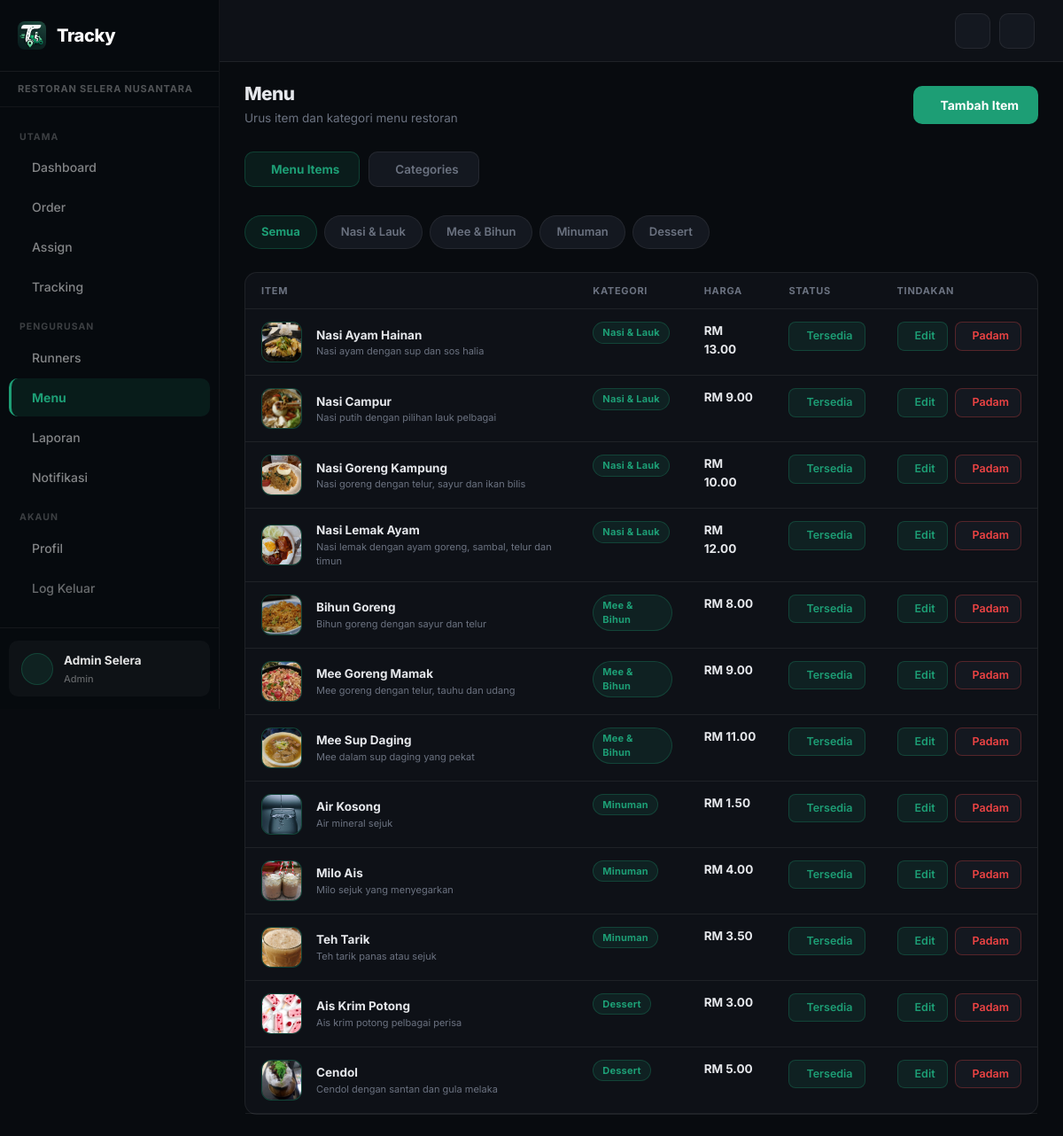
The app's page /admin/admin_menu.php (signed in) with its own data.
### tables this page shows
CREATE TABLE restaurants (
  id INT AUTO_INCREMENT PRIMARY KEY,
  name VARCHAR(100) NOT NULL DEFAULT 'Restoran Tracky',
  slug VARCHAR(80) UNIQUE,
  address TEXT,
  phone VARCHAR(20),
  email VARCHAR(100),
  logo VARCHAR(255),
  cover_image VARCHAR(255),
  accent_color VARCHAR(20) NOT NULL DEFAULT '#1D9E75',
  delivery_fee DECIMAL(10,2) DEFAULT 5.00,
  free_delivery_min DECIMAL(10,2) DEFAULT 30.00,
  operating_hours VARCHAR(100) DEFAULT '8:00 AM - 10:00 PM',
  is_open TINYINT DEFAULT 1,
  is_active TINYINT NOT NULL DEFAULT 1,
  created_at TIMESTAMP DEFAULT CURRENT_TIMESTAMP
);

CREATE TABLE categories (
  id INT AUTO_INCREMENT PRIMARY KEY,
  restaurant_id INT NULL,
  name VARCHAR(100) NOT NULL,
  description TEXT,
  is_active TINYINT DEFAULT 1,
  sort_order INT DEFAULT 0,
  INDEX idx_categories_restaurant (restaurant_id),
  FOREIGN KEY (restaurant_id) REFERENCES restaurants(id)
);

CREATE TABLE menu_items (
  id INT AUTO_INCREMENT PRIMARY KEY,
  restaurant_id INT NULL,
  category_id INT NOT NULL,
  name VARCHAR(150) NOT NULL,
  description TEXT,
  image VARCHAR(255) NULL,
  price DECIMAL(10,2) NOT NULL,
  is_available TINYINT DEFAULT 1,
  created_at TIMESTAMP DEFAULT CURRENT_TIMESTAMP,
  INDEX idx_menu_items_restaurant (restaurant_id),
  FOREIGN KEY (category_id) REFERENCES categories(id),
  FOREIGN KEY (restaurant_id) REFERENCES restaurants(id)
);

### includes/functions.php (called while the page is built, shortened)
<?php
function asset(string $rel): string
{
    $rel = ltrim($rel, '/');
    $fs = dirname(__DIR__) . '/' . $rel;
    $v = is_file($fs) ? filemtime($fs) : 1;
    return '/tracky/' . $rel . '?v=' . $v;
}
function menuImageUrl(?string $path): string
{
    return '/tracky/' . ltrim($path, '/');
}
function formatPrice(float $price): string
{
    return 'RM ' . number_format($price, 2);
}
function e(?string $value): string
{
    return htmlspecialchars($value ?? '', ENT_QUOTES, 'UTF-8');
}
function getRestaurant(mysqli $conn, ?int $id = null): ?array
{
    if ($id !== null && $id > 0) {
        $stmt = mysqli_prepare($conn, 'SELECT * FROM restaurants WHERE id = ? LIMIT 1');
        mysqli_stmt_bind_param($stmt, 'i', $id);
        mysqli_stmt_execute($stmt);
        $row = mysqli_fetch_assoc(mysqli_stmt_get_result($stmt));
        return $row ?: null;
    }
    $res = mysqli_query($conn, 'SELECT * FROM restaurants ORDER BY id ASC LIMIT 1');
    return $res ? mysqli_fetch_assoc($res) : null;
}
function activeRestaurantId(): int
{
    $role = $_SESSION['role'] ?? '';
    return (int) ($_SESSION['restaurant_id'] ?? 0);
}

### admin/admin_menu.php (the view, shortened to what this page needs)
<?php
require_once __DIR__ . '/../includes/db.php';
require_once __DIR__ . '/../includes/functions.php';
$tab = $_GET['tab'] ?? 'items';
$rid = activeRestaurantId();
$categories = mysqli_query($conn, "SELECT * FROM categories WHERE restaurant_id=$rid ORDER BY sort_order");
$cat_filter = (int)($_GET['category'] ?? 0);
$item_sql = "SELECT m.*, c.name cat_name FROM menu_items m JOIN categories c ON c.id=m.category_id WHERE m.restaurant_id=$rid";
$item_sql .= ' ORDER BY c.sort_order, m.name';
$items = mysqli_query($conn, $item_sql);
require_once __DIR__ . '/../includes/admin_layout_start.php';
?>
<div class="page-header">
  <div class="page-header-left">
    <h4>Menu</h4>
    <p>Urus item dan kategori menu restoran</p>
  </div>
  <div class="page-header-right">
    <?php if ($tab === 'items'): ?>
    <button class="btn-tracky" data-bs-toggle="modal" data-bs-target="#addItemModal" style="display:inline-flex;align-items:center;gap:8px;font-size:14px;padding:11px 22px">
      <i class="ti ti-plus" style="font-size:18px"></i> Tambah Item
    </button>
    <?php endif; ?>
  </div>
</div>
<div class="orders-status-nav">
  <a href="?tab=items" class="status-tab <?= $tab==='items'?'active':'' ?>"><i class="ti ti-tools-kitchen-2"></i> Menu Items</a>
  <a href="?tab=categories" class="status-tab <?= $tab==='categories'?'active':'' ?>"><i class="ti ti-tag"></i> Categories</a>
</div>
<?php if ($tab === 'categories'): ?>
<div class="row g-4">
  <div class="col-md-4">
    <div class="card">
      <div class="card-header">Tambah Kategori</div>
      <div class="card-body">
        <form method="post">
          <input type="hidden" name="action" value="add_category">
          <div class="mb-3"><label class="form-label">Nama Kategori</label><input name="name" class="form-control" placeholder="cth: Minuman" required></div>
          <div class="mb-3"><label class="form-label">Penerangan</label><input name="description" class="form-control" placeholder="Penerangan ringkas"></div>
          <div class="mb-3"><label class="form-label">Susunan</label><input name="sort_order" type="number" class="form-control" value="0"></div>
          <button class="btn-tracky"><i class="ti ti-plus"></i> Tambah</button>
        </form>
      </div>
    </div>
  </div>
  <div class="col-md-8">
    <div class="card">
      <div class="card-header">Senarai Kategori</div>
      <div class="table-responsive">
        <table class="table mb-0"><thead><tr><th>Nama</th><th>Urutan</th><th>Status</th><th>Tindakan</th></tr></thead><tbody>
        <?php mysqli_data_seek($categories, 0); while ($c = mysqli_fetch_assoc($categories)): ?>
        <tr>
          <td>
            <div style="font-weight:700;color:var(--text)"><?= e($c['name']) ?></div>
            <div style="font-size:11px;color:var(--muted)"><?= e($c['description']) ?></div>
          </td>
          <td style="color:var(--muted)"><?= (int)$c['sort_order'] ?></td>
          <td>
            <button type="button" class="btn-icon btn-toggle-cat <?= $c['is_active']?'primary':'' ?>" data-id="<?= (int)$c['id'] ?>">
              <?= $c['is_active']?'<i class="ti ti-check"></i> Active':'<i class="ti ti-eye-off"></i> Off' ?>
            </button>
          </td>
          <td><div class="btn-actions">
            <button type="button" class="btn-icon primary btn-edit-cat" data-id="<?= (int)$c['id'] ?>" data-name="<?= e($c['name']) ?>" data-desc="<?= e($c['description']) ?>" data-sort="<?= (int)$c['sort_order'] ?>"><i class="ti ti-edit"></i> Edit</button>
            <form method="post" class="d-inline" onsubmit="return confirm('Padam kategori ini?')">
              <input type="hidden" name="action" value="delete_category">
              <input type="hidden" name="id" value="<?= (int)$c['id'] ?>">
              <button class="btn-icon danger"><i class="ti ti-trash"></i> Padam</button>
            </form>
          </div></td>
        </tr>
        <?php endwhile; ?>
        </tbody></table>
      </div>
    </div>
  </div>
</div>
<div class="modal fade" id="editCatModal"><div class="modal-dialog"><form method="post" class="modal-content">
  <div class="modal-header"><h5 class="modal-title">Edit Kategori</h5><button type="button" class="btn-close" data-bs-dismiss="modal"></button></div>
  <div class="modal-body">
    <input type="hidden" name="action" value="edit_category"><input type="hidden" name="id" id="edit-cat-id">
    <div class="mb-3"><label class="form-label">Nama</label><input name="name" id="edit-cat-name" class="form-control" required></div>
    <div class="mb-3"><label class="form-label">Penerangan</label><input name="description" id="edit-cat-desc" class="form-control"></div>
    <div class="mb-3"><label class="form-label">Susunan</label><input name="sort_order" id="edit-cat-sort" type="number" class="form-control"></div>
  </div>
  <div class="modal-footer"><button type="button" class="btn btn-outline-secondary" data-bs-dismiss="modal">Batal</button><button class="btn-tracky">Simpan</button></div>
</form></div></div>
<?php
$page_scripts = <<<'HTML'
<script>
(function () {
  document.querySelectorAll('.btn-toggle-cat').forEach(btn => btn.addEventListener('click', async () => {
    const fd = new FormData();
    fd.append('action', 'toggle_category');
    fd.append('id', btn.dataset.id);
    fd.append('ajax', '1');
    const res = await fetch(location.pathname + '?tab=categories', { method: 'POST', body: fd, credentials: 'same-origin' });
    const data = await res.json();
    if (data.success) {
      const on = btn.classList.contains('primary');
      btn.classList.toggle('primary', !on);
      btn.innerHTML = !on ? '<i class="ti ti-check"></i> Active' : '<i class="ti ti-eye-off"></i> Off';
    }
  }));
  const catModalEl = document.getElementById('editCatModal');
  if (catModalEl) {
    const editCatModal = bootstrap.Modal.getOrCreateInstance(catModalEl);
    document.querySelectorAll('.btn-edit-cat').forEach(btn => {
      btn.addEventListener('click', () => {
        document.getElementById('edit-cat-id').value = btn.dataset.id;
        document.getElementById('edit-cat-name').value = btn.dataset.name || '';
        document.getElementById('edit-cat-desc').value = btn.dataset.desc || '';
        document.getElementById('edit-cat-sort').value = btn.dataset.sort || '0';
        editCatModal.show();
      });
    });
  }
})();
</script>
HTML;
?>
<?php else: ?>
<div class="filter-bar">
  <div class="filter-bar-tabs">
    <a href="?tab=items" class="filter-tab <?= !$cat_filter?'active':'' ?>">Semua</a>
    <?php mysqli_data_seek($categories, 0); while ($c = mysqli_fetch_assoc($categories)): ?>
    <a href="?tab=items&category=<?= (int)$c['id'] ?>" class="filter-tab <?= $cat_filter==$c['id']?'active':'' ?>"><?= e($c['name']) ?></a>
    <?php endwhile; ?>
  </div>
</div>
<div class="card">
  <div class="table-responsive">
    <table class="table mb-0"><thead><tr><th>Item</th><th>Kategori</th><th>Harga</th><th>Status</th><th>Tindakan</th></tr></thead><tbody>
    <?php while ($m = mysqli_fetch_assoc($items)): ?>
    <tr>
      <td>
        <div class="d-flex align-items-center gap-3">
          <?php if (!empty($m['image'])): ?>
          <div class="menu-img-icon" style="padding:0;overflow:hidden"><img src="<?= e(menuImageUrl($m['image'])) ?>" alt="<?= e($m['name']) ?>" style="width:100%;height:100%;object-fit:cover"></div>
          <?php else: ?>
          <div class="menu-img-icon"><i class="ti ti-tools-kitchen-2"></i></div>
          <?php endif; ?>
          <div>
            <div style="font-weight:700;color:var(--text)"><?= e($m['name']) ?></div>
            <div style="font-size:11px;color:var(--muted)"><?= e($m['description']) ?></div>
          </div>
        </div>
      </td>
      <td><span class="badge-status status-assigned" style="font-size:11px"><?= e($m['cat_name']) ?></span></td>
      <td style="font-weight:700;color:var(--primary)"><?= formatPrice((float)$m['price']) ?></td>
      <td>
        <button type="button" class="btn-icon btn-toggle-avail <?= $m['is_available']?'primary':'' ?>" data-id="<?= (int)$m['id'] ?>">
          <?= $m['is_available']?'<i class="ti ti-check"></i> Tersedia':'<i class="ti ti-eye-off"></i> Habis' ?>
        </button>
      </td>
      <td><div class="btn-actions">
        <button type="button" class="btn-icon primary btn-edit-menu"
          data-id="<?= (int)$m['id'] ?>"
          data-name="<?= e($m['name']) ?>"
          data-cat="<?= (int)$m['category_id'] ?>"
          data-desc="<?= e($m['description'] ?? '') ?>"
          data-price="<?= (float)$m['price'] ?>"
          data-img="<?= e(menuImageUrl($m['image'] ?? '')) ?>"
          data-avail="<?= (int)$m['is_available'] ?>">
          <i class="ti ti-edit"></i> Edit
        </button>
        <form method="post" class="d-inline" onsubmit="return confirm('Padam item ini?')">
          <button class="btn-icon danger"><i class="ti ti-trash"></i> Padam</button>
        </form>
      </div></td>
    </tr>
    <?php endwhile; ?>
    </tbody></table>
  </div>
</div>
<?php endif; require_once __DIR__ . '/../includes/admin_layout_end.php'; ?>

### includes/admin_layout_start.php (shortened to what this page needs)
<?php
require_once __DIR__ . '/db.php';
require_once __DIR__ . '/functions.php';
$active_rid = activeRestaurantId();
$restaurant = getRestaurant($conn, $active_rid);
$restaurant_name = $restaurant['name'] ?? 'Restoran Tracky';
$restaurant_logo = restaurantAsset($restaurant['logo'] ?? null);
$is_superadmin = ($_SESSION['role'] ?? '') === 'superadmin';
$all_restaurants = [];
$current = basename($_SERVER['PHP_SELF']);
?>
<!DOCTYPE html>
<html lang="ms">
<head>
  <link href="https://cdn.jsdelivr.net/npm/bootstrap@5.3.0/dist/css/bootstrap.min.css" rel="stylesheet">
  <link href="https://cdn.jsdelivr.net/npm/@tabler/icons-webfont@3.44.0/dist/tabler-icons.min.css" rel="stylesheet">
  <link href="<?= asset('assets/css/admin.css') ?>" rel="stylesheet">
</head>
<body>
<div class="wrapper d-flex">
  <aside class="sidebar" id="sidebar">
    <div class="sidebar-brand">
      <img src="/tracky/assets/img/icon.png" alt="Tracky" class="brand-img">
      <span>Tracky</span>
    </div>
    <?php if ($is_superadmin): ?>
    <div class="sidebar-restaurant sa-switcher">
      <label>Mengurus Restoran</label>
      <select onchange="location.href='/tracky/admin/admin_dashboard.php?manage_restaurant='+this.value">
        <?php foreach ($all_restaurants as $rr): ?>
        <option value="<?= (int)$rr['id'] ?>" <?= (int)$rr['id'] === $active_rid ? 'selected' : '' ?>><?= e($rr['name']) ?></option>
        <?php endforeach; ?>
      </select>
    </div>
    <?php else: ?>
    <div class="sidebar-restaurant">
      <?php if ($restaurant_logo): ?><img src="<?= e($restaurant_logo) ?>" alt="" style="width:18px;height:18px;border-radius:4px;object-fit:cover;margin-right:6px;vertical-align:middle"><?php endif; ?><?= e($restaurant_name) ?>
    </div>
    <?php endif; ?>
    <nav class="sidebar-nav">
      <div class="nav-label">Utama</div>
      <a href="/tracky/admin/admin_dashboard.php" class="nav-item <?= $current === 'admin_dashboard.php' ? 'active' : '' ?>">
        <i class="ti ti-layout-dashboard"></i> Dashboard
      </a>
      <a href="/tracky/admin/admin_orders.php" class="nav-item <?= $current === 'admin_orders.php' ? 'active' : '' ?>">
        <i class="ti ti-shopping-bag"></i> Order
      </a>
      <a href="/tracky/admin/admin_assign.php" class="nav-item <?= $current === 'admin_assign.php' ? 'active' : '' ?>">
        <i class="ti ti-route"></i> Assign
      </a>
      <a href="/tracky/admin/admin_tracking.php" class="nav-item <?= $current === 'admin_tracking.php' ? 'active' : '' ?>">
        <i class="ti ti-map-pin"></i> Tracking
      </a>
      <div class="nav-label">Pengurusan</div>
      <a href="/tracky/admin/admin_runners.php" class="nav-item <?= $current === 'admin_runners.php' ? 'active' : '' ?>">
        <i class="ti ti-users"></i> Runners
      </a>
      <a href="/tracky/admin/admin_menu.php" class="nav-item <?= $current === 'admin_menu.php' ? 'active' : '' ?>">
        <i class="ti ti-tools-kitchen-2"></i> Menu
      </a>
      <a href="/tracky/admin/admin_reports.php" class="nav-item <?= $current === 'admin_reports.php' ? 'active' : '' ?>">
        <i class="ti ti-chart-bar"></i> Laporan
      </a>
      <a href="/tracky/admin/admin_notifications.php" class="nav-item <?= $current === 'admin_notifications.php' ? 'active' : '' ?>">
        <i class="ti ti-bell"></i> Notifikasi
      </a>
      <div class="nav-label">Akaun</div>
      <a href="/tracky/admin/admin_profile.php" class="nav-item <?= $current === 'admin_profile.php' ? 'active' : '' ?>">
        <i class="ti ti-user"></i> Profil
      </a>
      <a href="/tracky/logout.php" class="nav-item" style="color:rgba(255,255,255,0.4)">
        <i class="ti ti-logout"></i> Log Keluar
      </a>
    </nav>
    <div class="sidebar-footer">
      <div class="sidebar-user">
        <div class="sidebar-avatar"><i class="ti ti-user-circle"></i></div>
        <div>
          <div class="sidebar-user-name"><?= e($_SESSION['name'] ?? '') ?></div>
          <div class="sidebar-user-role"><?= e(ucfirst($_SESSION['role'] ?? '')) ?></div>
        </div>
      </div>
    </div>
  </aside>
  <main class="main" id="main-content">
    <div class="topbar">
      <div class="topbar-actions">
        <button class="theme-toggle-btn" id="themeToggle" onclick="toggleTheme()">
        </button>
        <a href="/tracky/admin/admin_notifications.php" class="notif-btn" title="Notifikasi">
        </a>
      </div>
    </div>
    <div class="content">

### records on screen
restaurants: name "RESTORAN SELERA NUSANTARA"
categories: name "Nasi & Lauk"
categories: name "Mee & Bihun"
categories: name "Minuman"
categories: name "Dessert"
menu_items: image (picture), name "Nasi Ayam Hainan", description "Nasi ayam dengan sup dan sos halia", category.name "Nasi & Lauk", price "RM 13.00", is_available "Tersedia"
menu_items: image (picture), name "Nasi Campur", description "Nasi putih dengan pilihan lauk pelbagai", category.name "Nasi & Lauk", price "RM 9.00", is_available "Tersedia"
menu_items: image (picture), name "Nasi Goreng Kampung", description "Nasi goreng dengan telur, sayur dan ikan bilis", category.name "Nasi & Lauk", price "RM 10.00", is_available "Tersedia"
menu_items: image (picture), name "Nasi Lemak Ayam", description "Nasi lemak dengan ayam goreng, sambal, telur dan timun", category.name "Nasi & Lauk", price "RM 12.00", is_available "Tersedia"
menu_items: image (picture), name "Bihun Goreng", description "Bihun goreng dengan sayur dan telur", category.name "Mee & Bihun", price "RM 8.00", is_available "Tersedia"
menu_items: image (picture), name "Mee Goreng Mamak", description "Mee goreng dengan telur, tauhu dan udang", category.name "Mee & Bihun", price "RM 9.00", is_available "Tersedia"
menu_items: image (picture), name "Mee Sup Daging", description "Mee dalam sup daging yang pekat", category.name "Mee & Bihun", price "RM 11.00", is_available "Tersedia"
menu_items: image (picture), name "Air Kosong", description "Air mineral sejuk", category.name "Minuman", price "RM 1.50", is_available "Tersedia"
menu_items: image (picture), name "Milo Ais", description "Milo sejuk yang menyegarkan", category.name "Minuman", price "RM 4.00", is_available "Tersedia"
menu_items: image (picture), name "Teh Tarik", description "Teh tarik panas atau sejuk", category.name "Minuman", price "RM 3.50", is_available "Tersedia"
menu_items: image (picture), name "Ais Krim Potong", description "Ais krim potong pelbagai perisa", category.name "Dessert", price "RM 3.00", is_available "Tersedia"
menu_items: image (picture), name "Cendol", description "Cendol dengan santan dan gula melaka", category.name "Dessert", price "RM 5.00", is_available "Tersedia"

### other values on screen
$_SESSION['name'] "Admin Selera"
$_SESSION['role'] "Admin"
